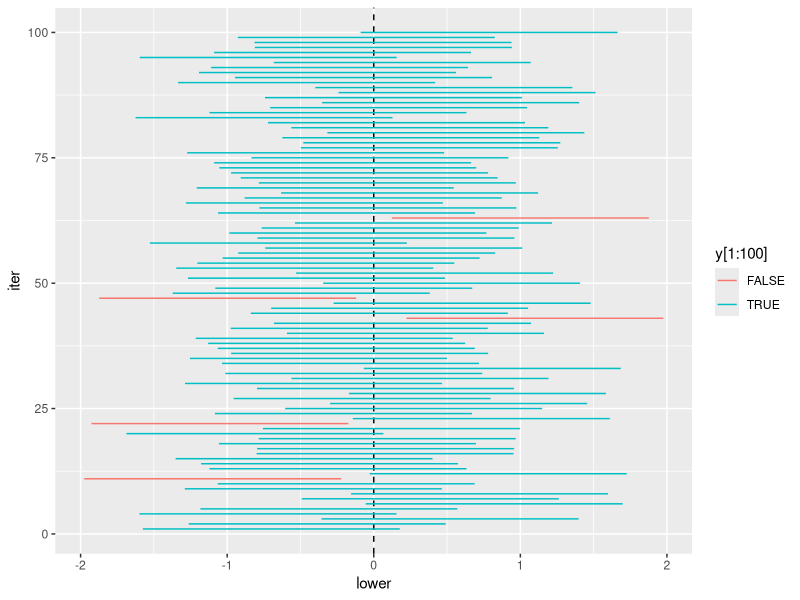
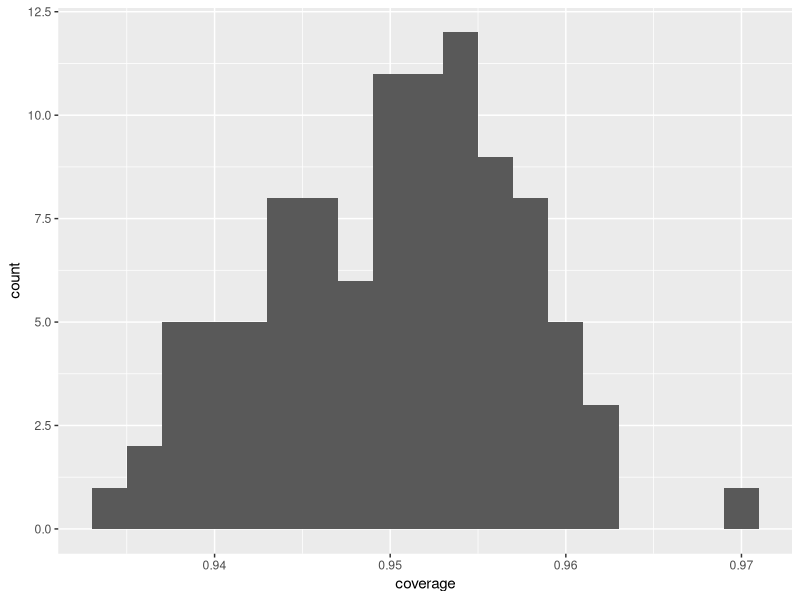
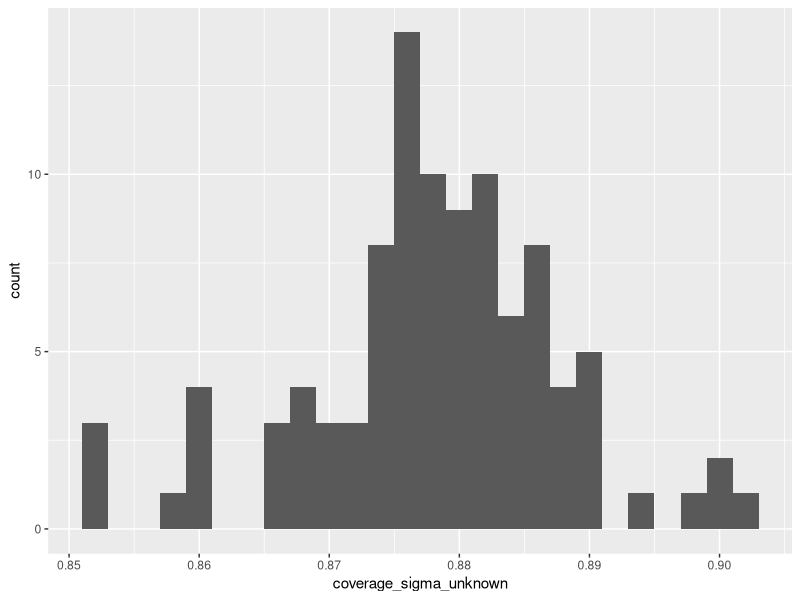
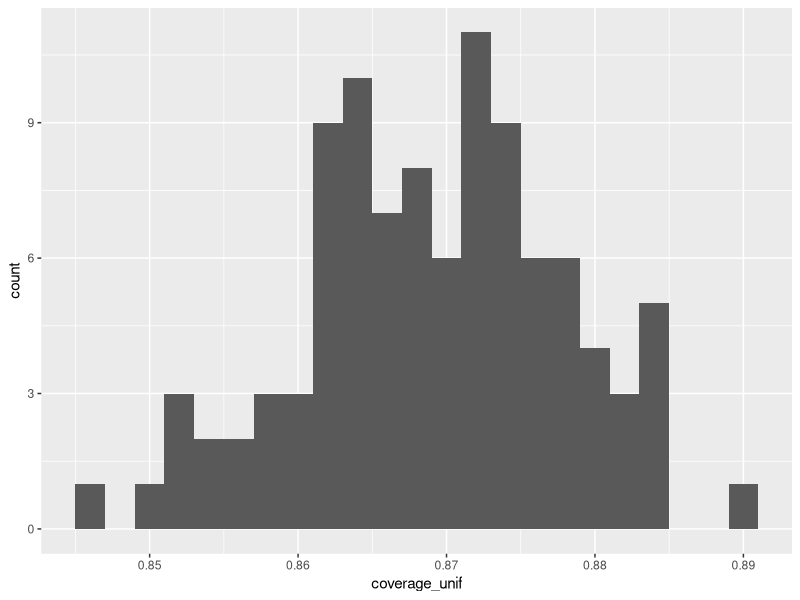

These figures' R source, in order:
# libraries and setup
library(tidyverse)
set.seed(400)

# Your turn
# 1. Coverage for CI for $\mu$ when $\sigma$ is known, $\left(\overline{x} - z_{1 - \frac{\alpha}{2}} \frac{\sigma}{\sqrt{n}}, \overline{x} + z_{1 - \frac{\alpha}{2}} \frac{\sigma}{\sqrt{n}}\right)$.
# a. Simulate $X_1, \dots, X_n \stackrel{iid}{\sim} N(0, 1)$. Compute the empirical coverage for a $95%$ confidence interval for $n = 5$ using $m = 1000$ MC samples.
# b.  Plot 100 confidence intervals using `geom_segment()` and add a line indicating the true value for $\mu = 0$. Color your intervals by if they contain $\mu$ or not.
# c. Repeat the Monte Carlo estimate of coverage 100 times. Plot the distribution of the results. This is the Monte Carlo estimate of the distribution of the coverage.

mu <- 0 # this is the theta we care about
sigma <- 1
alpha <- .05

n <- 5
m <- 1000

## take samples
x <- matrix(rnorm(n * m, mu, sigma), nrow = m, ncol = n)

## get CIs
x_bar <- rowSums(x)/n
ci <- cbind(x_bar + -qnorm(1 - alpha/2)*sigma/sqrt(n), x_bar + qnorm(1 - alpha/2)*sigma/sqrt(n))
y <- ci[,1] <= mu & ci[,2] >= mu # indicator of contained true theta

## empirical coverage
mean(y)

## plots of CIs
data.frame(ci)[1:100,] %>% 
  rename(lower = X1, upper = X2) %>%
  mutate(iter = 1:100) %>%
  ggplot() +
  geom_vline(aes(xintercept = mu), lty = 2) +
  geom_segment(aes(x = lower, y = iter, xend = upper, yend = iter, colour = y[1:100]))
  
get_coverage <- function(n, m, mu, sigma, alpha = .05) {
  ## take samples
  x <- matrix(rnorm(n * m, mu, sigma), nrow = m, ncol = n)
  
  ## get CIs
  x_bar <- rowSums(x)/n
  ci <- cbind(x_bar + -qnorm(1 - alpha/2)*sigma/sqrt(n), x_bar + qnorm(1 - alpha/2)*sigma/sqrt(n))
  y <- ci[,1] <= mu & ci[,2] >= mu # indicator of contained true theta
  
  ## empirical coverage
  mean(y)
}

coverage <- rep(NA, 100) 
for(i in seq_len(100)) {
  coverage[i] <- get_coverage(n, m, mu, sigma, alpha)
}

## plot distribution of coverage
ggplot() +
  geom_histogram(aes(coverage), binwidth = .002)


#2. Repeat part 1 but without $\sigma$ known. Now you will plug in an estimage for $\sigma$ (using `sd()`) when you estimate the CI using the same formula that assumes $\sigma$ known. 
# What happens to the empirical coverage? What can we do to improve the coverage? Now increase $n$. What happens to coverage?
  
get_coverage_no_sigma <- function(n, m, mu, sigma, alpha = .05) {
  y <- rep(NA, m)
  for(i in seq_len(m)) {
    ## take samples
    x <- rnorm(n, mu, sigma)
    
    ## get CI
    x_bar <- mean(x)
    sd_x <- sd(x)
    ci <- c(x_bar + -qnorm(1 - alpha/2)*sd_x/sqrt(n), x_bar + qnorm(1 - alpha/2)*sd_x/sqrt(n))
    y[i] <- ci[1] <= mu & ci[2] >= mu # indicator of contained true theta  
  }

    ## empirical coverage
  mean(y)
}

coverage_sigma_unknown <- rep(NA, 100)
for(i in 1:100){
  coverage_sigma_unknown[i] <- get_coverage_no_sigma(n, m, mu, sigma, alpha)
}
get_coverage_no_sigma(50, m, mu, sigma, alpha)


#3. Repeat 2a. when the data are distributed $\text{Unif}[-1, 1]$ and variance unknown. What happens to the coverage? What can we do to improve coverage in this case and why?

get_coverage_unif <- function(n, m, alpha = .05) {
  y <- rep(NA, m)
  for(i in seq_len(m)) {
    ## take samples
    x <- runif(n, -1, 1)
    
    ## get CI
    x_bar <- mean(x)
    sd_x <- sd(x)
    ci <- c(x_bar + -qnorm(1 - alpha/2)*sd_x/sqrt(n), x_bar + qnorm(1 - alpha/2)*sd_x/sqrt(n))
    y[i] <- ci[1] <= 0 & ci[2] >= 0 # indicator of contained true theta  
  }
  
  ## empirical coverage
  mean(y)
}

coverage_unif <- rep(NA, 100)
for(i in 1:100){
  coverage_unif[i] <- get_coverage_unif(n, m, alpha)
}

ggplot() +
  geom_histogram(aes(coverage_sigma_unknown), binwidth = .002)

ggplot() +
  geom_histogram(aes(coverage_unif), binwidth = .002)
